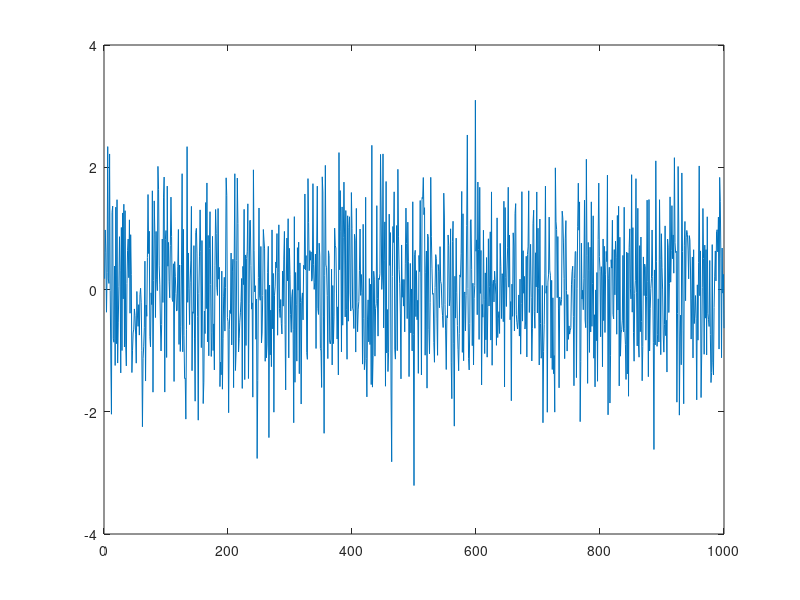

Source code (MATLAB):
%% Setup
clc;
clear all;
close all;
N=1000;
N_w = 20;
x = randn(N,1);
plot(x);
%unknown system
b = [1 2 3 2 1];
a=1;
y = filter(b,a,x);
%normalize system y to have unity variance
%y = y./sqrt((sum(b.*b)));
%generate noise of 0.1 std.dev
n = 0.1.*randn(N,1);
z=n+y;
p_y = sum(y.^2)/1000;
p_n = sum(n.^2)/1000;%get actual noise value
SNR = 10*log10(p_y/p_n);
fprintf('SNR is %f\n',SNR);
%% Part 5.1.1
r_xx_c = xcorr(x,'unbiased');
r_xx=zeros(N_w,N_w);
for i=1:N_w
    r_xx(:,i) = r_xx_c(N-i+1:N+N_w-i);
end
p_zx = xcorr(z,x,'unbiased');
p_zx = p_zx(N:N+N_w-1);
%% Part 5.1.2
w_opt = r_xx\p_zx;